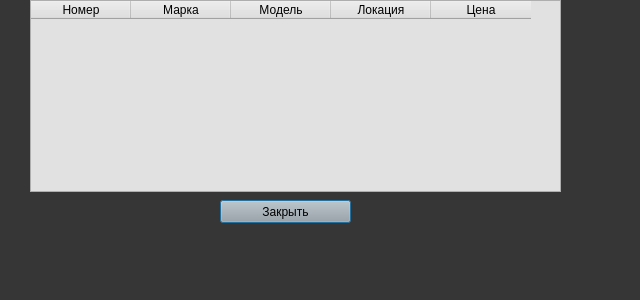
<?xml version="1.0" encoding="UTF-8"?>
<ui version="4.0">
 <class>Dialog</class>
 <widget class="QDialog" name="Dialog">
  <property name="geometry">
   <rect>
    <x>0</x>
    <y>0</y>
    <width>640</width>
    <height>300</height>
   </rect>
  </property>
  <property name="windowTitle">
   <string>Dialog</string>
  </property>
  <property name="styleSheet">
   <string notr="true">background-color:rgb(54, 54, 54)</string>
  </property>
  <widget class="QTableWidget" name="tableWidget">
   <property name="geometry">
    <rect>
     <x>30</x>
     <y>0</y>
     <width>531</width>
     <height>192</height>
    </rect>
   </property>
   <property name="styleSheet">
    <string notr="true">background-color:rgb(225,225,225)</string>
   </property>
   <column>
    <property name="text">
     <string>Номер</string>
    </property>
   </column>
   <column>
    <property name="text">
     <string>Марка</string>
    </property>
   </column>
   <column>
    <property name="text">
     <string>Модель</string>
    </property>
   </column>
   <column>
    <property name="text">
     <string>Локация</string>
    </property>
   </column>
   <column>
    <property name="text">
     <string>Цена</string>
    </property>
   </column>
  </widget>
  <widget class="QPushButton" name="exit">
   <property name="geometry">
    <rect>
     <x>220</x>
     <y>200</y>
     <width>131</width>
     <height>23</height>
    </rect>
   </property>
   <property name="styleSheet">
    <string notr="true">background-color:rgb(167, 168, 167)</string>
   </property>
   <property name="text">
    <string>Закрыть</string>
   </property>
  </widget>
 </widget>
 <resources/>
 <connections/>
</ui>
